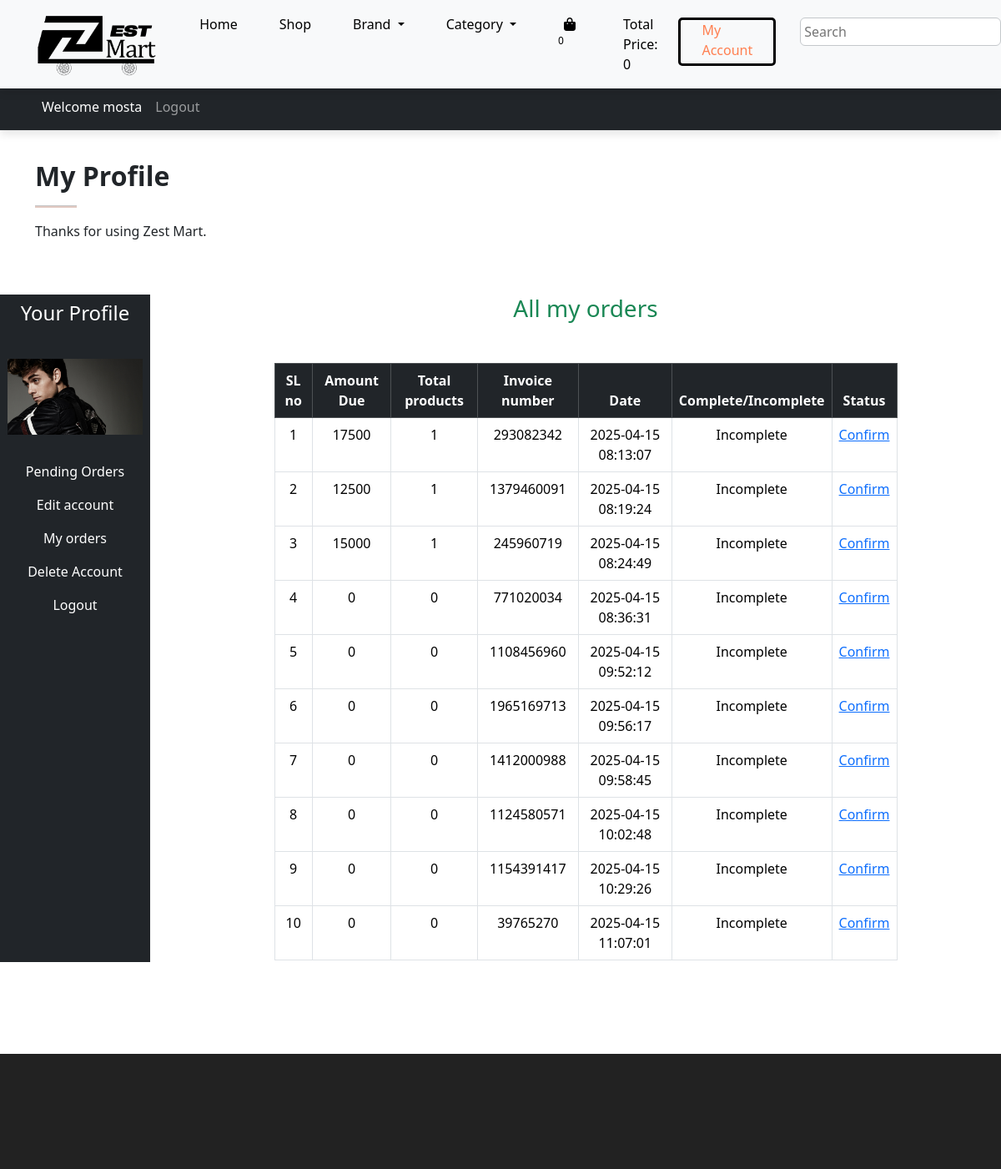
Page /profile.php?my_orders (signed in, upper part) on the earlier database version.
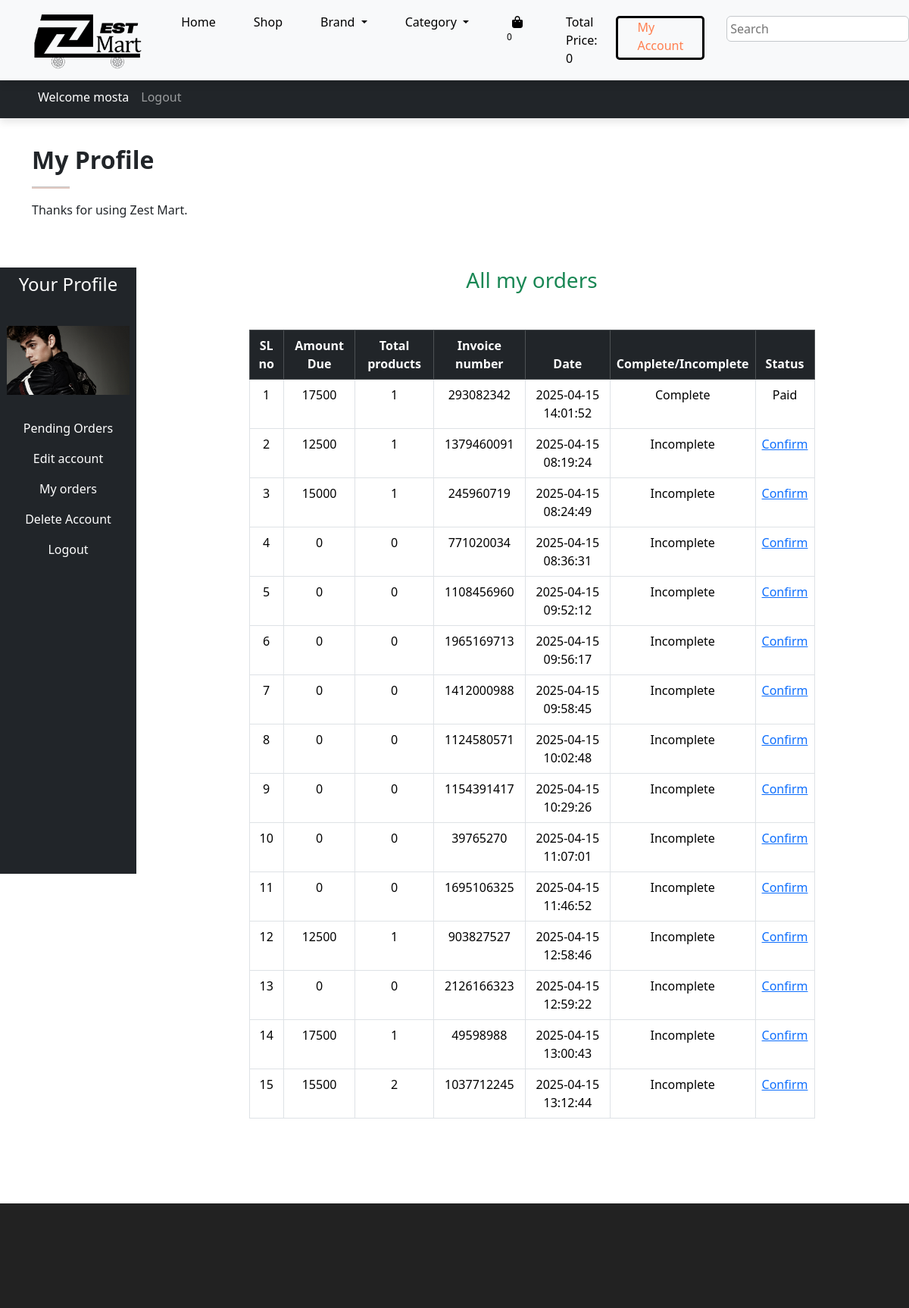
Same page on the later database version.
### tables this page shows
CREATE TABLE `user_orders` (
  `order_id` int(11) NOT NULL,
  `user_id` int(11) NOT NULL,
  `amount_due` int(255) NOT NULL,
  `invoice_number` int(255) NOT NULL,
  `total_products` int(255) NOT NULL,
  `order_date` timestamp NOT NULL DEFAULT current_timestamp() ON UPDATE current_timestamp(),
  `order_status` varchar(255) NOT NULL
);

### user_orders.php (the view, shortened to what this page needs)
<!DOCTYPE html>
<html lang="en">
<head>
</head>
<body>
    <?php
    $username=$_SESSION['username'];
    $get_user = "Select * from `user_table` where username='$username'";
    $result = mysqli_query($conn,$get_user);
    $row_fetch = mysqli_fetch_assoc($result);
    $user_id= $row_fetch['user_id'];
?>
 <h3 class="text-success">All my orders</h3>
 <table class="table table-bordered  mt-5 w-75 mx-auto text-center">
    <thead class=" table-dark text-white bg-secondary" >
        <tr class="p-3 m-3">
        <th>SL no</th>
        <th>Amount Due</th>
        <th>Total products</th>
        <th>Invoice number</th>
        <th>Date</th>
        <th>Complete/Incomplete</th>
        <th>Status</th>
    </tr>
    </thead>
    <tbody class="">
        <?php
        $get_order_details = "Select * from `user_orders` where user_id='$user_id'";
        $result_orders = mysqli_query($conn,$get_order_details);
        $number =1;
        while($row_orders = mysqli_fetch_assoc($result_orders)){
            $order_id=$row_orders['order_id'];
            $amount_due=$row_orders['amount_due'];
            $total_products=$row_orders['total_products'];
            $invoice_number=$row_orders['invoice_number'];
            $order_status=$row_orders['order_status'];
            if($order_status== 'pending'){
                $order_status= 'Incomplete';
            }else{
                $order_status= 'Complete';
            }
            $order_date=$row_orders['order_date'];
            echo "<tr>
            <td>$number</td>
            <td>$amount_due</td>
            <td>$total_products</td>
            <td>$invoice_number</td>
            <td>$order_date</td>
            <td>$order_status</td>";
            ?>
            <?php
                if($order_status== 'Complete'){
                    echo "<td>Paid</td>";
                }else{
                    echo "<td><a href='confirm_payment.php?order_id=$order_id'>Confirm</a></td></tr>";
                }
        $number++;
        }
?>
    </tbody>
 </table>
</body>
</html>

Differences in the rows shown:
changed user_orders: order_date "2025-04-15 08:13:07" → "2025-04-15 14:01:52"; order_status "Incomplete" → "Complete"; order_status "Confirm" → "Paid"
added user_orders: amount_due "0", total_products "0", invoice_number "1695106325", order_date "2025-04-15 11:46:52", order_status "Incomplete"
added user_orders: amount_due "12500", total_products "1", invoice_number "903827527", order_date "2025-04-15 12:58:46", order_status "Incomplete"
added user_orders: amount_due "0", total_products "0", invoice_number "2126166323", order_date "2025-04-15 12:59:22", order_status "Incomplete"
added user_orders: amount_due "17500", total_products "1", invoice_number "49598988", order_date "2025-04-15 13:00:43", order_status "Incomplete"
added user_orders: amount_due "15500", total_products "2", invoice_number "1037712245", order_date "2025-04-15 13:12:44", order_status "Incomplete"
